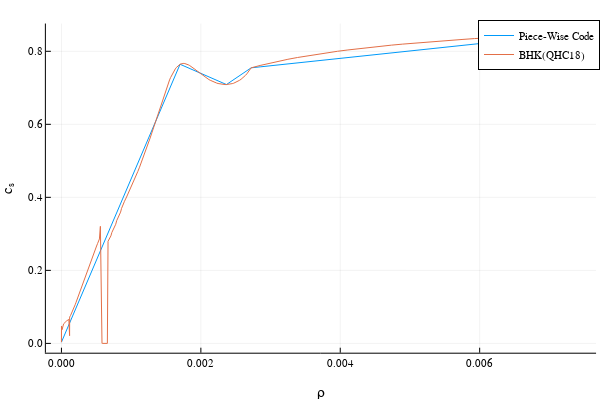

Notebook code for this chart:
### Code cell
#BHK(QHC18) shown here


mₙ = 939.565000;
nb = readdlm("eos.nb BHK(QHC18)", skipstart = 2);
data = readdlm("eos.thermo BHK(QHC18)", skipstart = 1);
Q1 = data[:,4];
Q7 = data[:,10];
P = Q1.*nb;
ρ = (Q7 .+ 1) .* (nb .* mₙ);

dP = P[2:end] - P[1:end-1];
dρ = ρ[2:end] - ρ[1:end-1];

sound_speed = (abs.(dP ./ dρ));
geo_conv = (1.6191004251588869e-18)*(1782700000000.0002);
ρ = ρ .*geo_conv;


#ρ_cut = [0 , 0.001701, 0.002367, 0.002721, 0.005571]; #these are the cut off densities
#ρ_cut = [0 , 0.001530, 0.002130, 0.002448, 0.005013]; #these are the cut off densities
#ρ_cut = [0 , 0.001377, 0.001917, 0.002203, 0.004511]; #these are the cut off densities
ρ_cut = [0 , 0.001239, 0.001725, 0.001982, 0.004059]; #these are the cut off densities

indices = [argmin(abs.(ρ .- x))[1] for x in ρ_cut]; #this gives you the first number of each pair

x_interval = [0 ρ[indices[1]]];
for i = 1:size(ρ_cut,1) - 1
    x_interval = vcat(x_interval,[ρ[indices[i]] ρ[indices[i + 1]]]);
end


y_interval = [0 sound_speed[indices[1]]];
for i = 1:size(ρ_cut,1) - 1
    y_interval = vcat(y_interval,[sound_speed[indices[i]] sound_speed[indices[i + 1]]]);
end

print(size(x_interval))
print(size(y_interval))

x = ρ[1:end - 1];
y = zeros(size(x,1));
for i = 1:size(x,1) #for i = 1 to 17801
    y[i] = piece_wise_linear(x_interval, y_interval, x[i]);
end

plotlyjs()

plot(x,y, label = "Piece-Wise Code", xlabel = "ρ", ylabel = "cₛ²")
plot!(ρ[1:end - 1], sound_speed, label = "BHK(QHC18)" )

### Figure 1 — Plotly figure (JSON) as saved in the notebook; plotly's stock layout.template omitted (floating-point values rounded to 4 significant figures; data arrays with more than 128 entries replaced by an {"elided": "..."} marker saying what was removed)
{"data": [{"colorbar": {"title": ""}, "legendgroup": "Piece-Wise Code", "line": {"color": "rgba(0, 154, 250, 1.000)", "dash": "solid", "shape": "linear", "width": 1}, "mode": "lines", "name": "Piece-Wise Code", "showlegend": true, "type": "scatter", "x": {"elided": "399 float values"}, "xaxis": "x", "y": {"elided": "399 float values"}, "yaxis": "y", "zmax": null, "zmin": null}, {"colorbar": {"title": ""}, "legendgroup": "BHK(QHC18)", "line": {"color": "rgba(227, 111, 71, 1.000)", "dash": "solid", "shape": "linear", "width": 1}, "mode": "lines", "name": "BHK(QHC18)", "showlegend": true, "type": "scatter", "x": {"elided": "399 float values"}, "xaxis": "x", "y": {"elided": "399 float values"}, "yaxis": "y", "zmax": null, "zmin": null}], "layout": {"annotations": [], "height": 400, "legend": {"bgcolor": "rgba(255, 255, 255, 1.000)", "bordercolor": "rgba(0, 0, 0, 1.000)", "borderwidth": 1, "font": {"color": "rgba(0, 0, 0, 1.000)", "family": "sans-serif", "size": 11}, "title": {"font": {"color": "rgba(0, 0, 0, 1.000)", "family": "sans-serif", "size": 15}, "text": ""}, "tracegroupgap": 0, "traceorder": "normal", "x": 1, "xanchor": "auto", "y": 1, "yanchor": "auto"}, "margin": {"b": 20, "l": 0, "r": 0, "t": 20}, "paper_bgcolor": "rgba(255, 255, 255, 1.000)", "plot_bgcolor": "rgba(255, 255, 255, 1.000)", "showlegend": true, "width": 600, "xaxis": {"anchor": "y", "domain": [0.07647, 0.9934], "gridcolor": "rgba(0, 0, 0, 0.100)", "gridwidth": 0.5, "linecolor": "rgba(0, 0, 0, 1.000)", "mirror": false, "range": [-0.0002234, 0.00767], "showgrid": true, "showline": true, "showticklabels": true, "tickangle": 0, "tickcolor": "rgb(0, 0, 0)", "tickfont": {"color": "rgba(0, 0, 0, 1.000)", "family": "sans-serif", "size": 11}, "tickmode": "array", "ticks": "inside", "ticktext": ["0.000", "0.002", "0.004", "0.006"], "tickvals": [0, 0.002, 0.004, 0.006], "title": "ρ", "titlefont": {"color": "rgba(0, 0, 0, 1.000)", "family": "sans-serif", "size": 15}, "type": "-", "visible": true, "zeroline": false, "zerolinecolor": "rgba(0, 0, 0, 1.000)"}, "yaxis": {"anchor": "x", "domain": [0.07581, 0.9902], "gridcolor": "rgba(0, 0, 0, 0.100)", "gridwidth": 0.5, "linecolor": "rgba(0, 0, 0, 1.000)", "mirror": false, "range": [-0.02552, 0.876], "showgrid": true, "showline": true, "showticklabels": true, "tickangle": 0, "tickcolor": "rgb(0, 0, 0)", "tickfont": {"color": "rgba(0, 0, 0, 1.000)", "family": "sans-serif", "size": 11}, "tickmode": "array", "ticks": "inside", "ticktext": ["0.0", "0.2", "0.4", "0.6", "0.8"], "tickvals": [0, 0.2, 0.4, 0.6, 0.8], "title": "cₛ", "titlefont": {"color": "rgba(0, 0, 0, 1.000)", "family": "sans-serif", "size": 15}, "type": "-", "visible": true, "zeroline": false, "zerolinecolor": "rgba(0, 0, 0, 1.000)"}}}
